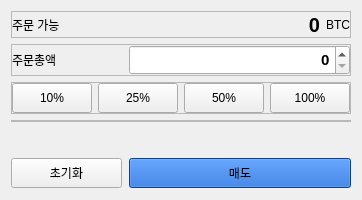
               <widget class="QWidget" name="page_6">
                <layout class="QVBoxLayout" name="verticalLayout_12">
                 <property name="leftMargin">
                  <number>11</number>
                 </property>
                 <property name="topMargin">
                  <number>11</number>
                 </property>
                 <property name="rightMargin">
                  <number>11</number>
                 </property>
                 <property name="bottomMargin">
                  <number>11</number>
                 </property>
                 <item>
                  <widget class="QFrame" name="frame_32">
                   <property name="frameShape">
                    <enum>QFrame::StyledPanel</enum>
                   </property>
                   <property name="frameShadow">
                    <enum>QFrame::Raised</enum>
                   </property>
                   <layout class="QHBoxLayout" name="horizontalLayout_33" stretch="0,2,0">
                    <property name="leftMargin">
                     <number>0</number>
                    </property>
                    <property name="topMargin">
                     <number>1</number>
                    </property>
                    <property name="rightMargin">
                     <number>0</number>
                    </property>
                    <property name="bottomMargin">
                     <number>0</number>
                    </property>
                    <item>
                     <widget class="QLabel" name="label_41">
                      <property name="layoutDirection">
                       <enum>Qt::LeftToRight</enum>
                      </property>
                      <property name="styleSheet">
                       <string notr="true"/>
                      </property>
                      <property name="text">
                       <string>주문 가능</string>
                      </property>
                     </widget>
                    </item>
                    <item>
                     <widget class="QLabel" name="sell_orderable_2">
                      <property name="font">
                       <font>
                        <pointsize>15</pointsize>
                        <weight>75</weight>
                        <bold>true</bold>
                       </font>
                      </property>
                      <property name="text">
                       <string>0</string>
                      </property>
                      <property name="alignment">
                       <set>Qt::AlignRight|Qt::AlignTrailing|Qt::AlignVCenter</set>
                      </property>
                     </widget>
                    </item>
                    <item>
                     <widget class="QLabel" name="sell_ticker_2">
                      <property name="layoutDirection">
                       <enum>Qt::LeftToRight</enum>
                      </property>
                      <property name="text">
                       <string>BTC</string>
                      </property>
                      <property name="alignment">
                       <set>Qt::AlignLeading|Qt::AlignLeft|Qt::AlignVCenter</set>
                      </property>
                     </widget>
                    </item>
                   </layout>
                  </widget>
                 </item>
                 <item>
                  <widget class="QFrame" name="frame_33">
                   <property name="frameShape">
                    <enum>QFrame::StyledPanel</enum>
                   </property>
                   <property name="frameShadow">
                    <enum>QFrame::Raised</enum>
                   </property>
                   <layout class="QHBoxLayout" name="horizontalLayout_12" stretch="1,2">
                    <property name="leftMargin">
                     <number>0</number>
                    </property>
                    <property name="topMargin">
                     <number>0</number>
                    </property>
                    <property name="rightMargin">
                     <number>0</number>
                    </property>
                    <property name="bottomMargin">
                     <number>0</number>
                    </property>
                    <item>
                     <widget class="QLabel" name="label_43">
                      <property name="text">
                       <string>주문총액</string>
                      </property>
                     </widget>
                    </item>
                    <item>
                     <widget class="QDoubleSpinBox" name="sell_volume_2">
                      <property name="minimumSize">
                       <size>
                        <width>34</width>
                        <height>30</height>
                       </size>
                      </property>
                      <property name="font">
                       <font>
                        <pointsize>11</pointsize>
                        <weight>75</weight>
                        <bold>true</bold>
                       </font>
                      </property>
                      <property name="alignment">
                       <set>Qt::AlignRight|Qt::AlignTrailing|Qt::AlignVCenter</set>
                      </property>
                      <property name="showGroupSeparator" stdset="0">
                       <bool>true</bool>
                      </property>
                      <property name="prefix">
                       <string/>
                      </property>
                      <property name="decimals">
                       <number>0</number>
                      </property>
                      <property name="minimum">
                       <double>0.000000000000000</double>
                      </property>
                      <property name="maximum">
                       <double>1000000000000000.000000000000000</double>
                      </property>
                      <property name="value">
                       <double>0.000000000000000</double>
                      </property>
                     </widget>
                    </item>
                   </layout>
                  </widget>
                 </item>
                 <item>
                  <widget class="QFrame" name="frame_34">
                   <property name="frameShape">
                    <enum>QFrame::StyledPanel</enum>
                   </property>
                   <property name="frameShadow">
                    <enum>QFrame::Raised</enum>
                   </property>
                   <layout class="QHBoxLayout" name="horizontalLayout_27">
                    <property name="leftMargin">
                     <number>0</number>
                    </property>
                    <property name="topMargin">
                     <number>0</number>
                    </property>
                    <property name="rightMargin">
                     <number>0</number>
                    </property>
                    <property name="bottomMargin">
                     <number>0</number>
                    </property>
                    <item>
                     <widget class="QPushButton" name="sell_ten_2">
                      <property name="minimumSize">
                       <size>
                        <width>0</width>
                        <height>30</height>
                       </size>
                      </property>
                      <property name="text">
                       <string>10%</string>
                      </property>
                     </widget>
                    </item>
                    <item>
                     <widget class="QPushButton" name="sell_twenty_fifth_2">
                      <property name="minimumSize">
                       <size>
                        <width>0</width>
                        <height>30</height>
                       </size>
                      </property>
                      <property name="text">
                       <string>25%</string>
                      </property>
                     </widget>
                    </item>
                    <item>
                     <widget class="QPushButton" name="sell_fifty_2">
                      <property name="minimumSize">
                       <size>
                        <width>0</width>
                        <height>30</height>
                       </size>
                      </property>
                      <property name="text">
                       <string>50%</string>
                      </property>
                     </widget>
                    </item>
                    <item>
                     <widget class="QPushButton" name="sell_hundred_2">
                      <property name="minimumSize">
                       <size>
                        <width>0</width>
                        <height>30</height>
                       </size>
                      </property>
                      <property name="text">
                       <string>100%</string>
                      </property>
                     </widget>
                    </item>
                   </layout>
                  </widget>
                 </item>
                 <item>
                  <widget class="QFrame" name="frame_35">
                   <property name="frameShape">
                    <enum>QFrame::StyledPanel</enum>
                   </property>
                   <property name="frameShadow">
                    <enum>QFrame::Raised</enum>
                   </property>
                   <layout class="QHBoxLayout" name="horizontalLayout_34">
                    <property name="leftMargin">
                     <number>0</number>
                    </property>
                    <property name="topMargin">
                     <number>0</number>
                    </property>
                    <property name="rightMargin">
                     <number>0</number>
                    </property>
                    <property name="bottomMargin">
                     <number>0</number>
                    </property>
                   </layout>
                  </widget>
                 </item>
                 <item>
                  <widget class="QFrame" name="verticalFrame_4">
                   <layout class="QVBoxLayout" name="verticalLayout_6"/>
                  </widget>
                 </item>
                 <item>
                  <widget class="QFrame" name="horizontalFrame_18">
                   <layout class="QHBoxLayout" name="horizontalLayout_30">
                    <property name="leftMargin">
                     <number>0</number>
                    </property>
                    <property name="topMargin">
                     <number>0</number>
                    </property>
                    <property name="rightMargin">
                     <number>0</number>
                    </property>
                    <property name="bottomMargin">
                     <number>0</number>
                    </property>
                   </layout>
                  </widget>
                 </item>
                 <item>
                  <widget class="QFrame" name="horizontalFrame_19">
                   <layout class="QHBoxLayout" name="horizontalLayout_38" stretch="1,2">
                    <property name="spacing">
                     <number>7</number>
                    </property>
                    <property name="leftMargin">
                     <number>0</number>
                    </property>
                    <property name="topMargin">
                     <number>0</number>
                    </property>
                    <property name="rightMargin">
                     <number>0</number>
                    </property>
                    <property name="bottomMargin">
                     <number>1</number>
                    </property>
                    <item>
                     <widget class="QPushButton" name="sell_reset_2">
                      <property name="minimumSize">
                       <size>
                        <width>0</width>
                        <height>30</height>
                       </size>
                      </property>
                      <property name="styleSheet">
                       <string notr="true"/>
                      </property>
                      <property name="text">
                       <string>초기화</string>
                      </property>
                     </widget>
                    </item>
                    <item>
                     <widget class="QPushButton" name="sell_sell_btn_2">
                      <property name="minimumSize">
                       <size>
                        <width>0</width>
                        <height>30</height>
                       </size>
                      </property>
                      <property name="styleSheet">
                       <string notr="true">QPushButton {	
	background-color:#115dcb;
}
QPushButton:pressed {	
	/*background-color: rgb(60, 60, 60);*/
	background-color: #124ca0;
}
QPushButton:hover{
	background-color: #0e4799;
}</string>
                      </property>
                      <property name="text">
                       <string>매도</string>
                      </property>
                     </widget>
                    </item>
                   </layout>
                  </widget>
                 </item>
                </layout>
               </widget>
